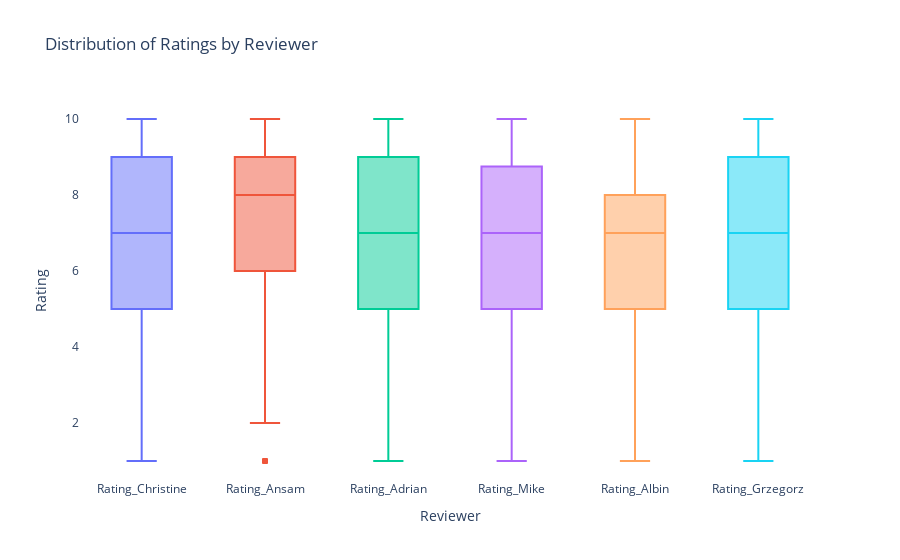

The code cell stored with this chart in its notebook:
### Code cell
fig = px.box(ratings_data, x='Reviewer', y='Rating', color='Reviewer', 
             title='Distribution of Ratings by Reviewer')

fig.update_layout(showlegend=False, paper_bgcolor='rgba(0,0,0,0)', plot_bgcolor='rgba(0,0,0,0)')
fig.show()

### Figure 1 — Plotly figure (JSON) as saved in the notebook; plotly's stock layout.template omitted (floating-point values rounded to 4 significant figures; data arrays with more than 128 entries replaced by an {"elided": "..."} marker saying what was removed)
{"data": [{"alignmentgroup": "True", "hovertemplate": "Reviewer=%{x}<br>Rating=%{y}<extra></extra>", "legendgroup": "Rating_Christine", "marker": {"color": "#636efa"}, "name": "Rating_Christine", "notched": false, "offsetgroup": "Rating_Christine", "orientation": "v", "showlegend": true, "type": "box", "x": {"elided": "215 str values"}, "x0": " ", "xaxis": "x", "y": {"elided": "215 int values"}, "y0": " ", "yaxis": "y"}, {"alignmentgroup": "True", "hovertemplate": "Reviewer=%{x}<br>Rating=%{y}<extra></extra>", "legendgroup": "Rating_Ansam", "marker": {"color": "#EF553B"}, "name": "Rating_Ansam", "notched": false, "offsetgroup": "Rating_Ansam", "orientation": "v", "showlegend": true, "type": "box", "x": {"elided": "215 str values"}, "x0": " ", "xaxis": "x", "y": {"elided": "215 int values"}, "y0": " ", "yaxis": "y"}, {"alignmentgroup": "True", "hovertemplate": "Reviewer=%{x}<br>Rating=%{y}<extra></extra>", "legendgroup": "Rating_Adrian", "marker": {"color": "#00cc96"}, "name": "Rating_Adrian", "notched": false, "offsetgroup": "Rating_Adrian", "orientation": "v", "showlegend": true, "type": "box", "x": {"elided": "215 str values"}, "x0": " ", "xaxis": "x", "y": {"elided": "215 int values"}, "y0": " ", "yaxis": "y"}, {"alignmentgroup": "True", "hovertemplate": "Reviewer=%{x}<br>Rating=%{y}<extra></extra>", "legendgroup": "Rating_Mike", "marker": {"color": "#ab63fa"}, "name": "Rating_Mike", "notched": false, "offsetgroup": "Rating_Mike", "orientation": "v", "showlegend": true, "type": "box", "x": {"elided": "215 str values"}, "x0": " ", "xaxis": "x", "y": {"elided": "215 int values"}, "y0": " ", "yaxis": "y"}, {"alignmentgroup": "True", "hovertemplate": "Reviewer=%{x}<br>Rating=%{y}<extra></extra>", "legendgroup": "Rating_Albin", "marker": {"color": "#FFA15A"}, "name": "Rating_Albin", "notched": false, "offsetgroup": "Rating_Albin", "orientation": "v", "showlegend": true, "type": "box", "x": {"elided": "215 str values"}, "x0": " ", "xaxis": "x", "y": {"elided": "215 int values"}, "y0": " ", "yaxis": "y"}, {"alignmentgroup": "True", "hovertemplate": "Reviewer=%{x}<br>Rating=%{y}<extra></extra>", "legendgroup": "Rating_Grzegorz", "marker": {"color": "#19d3f3"}, "name": "Rating_Grzegorz", "notched": false, "offsetgroup": "Rating_Grzegorz", "orientation": "v", "showlegend": true, "type": "box", "x": {"elided": "215 str values"}, "x0": " ", "xaxis": "x", "y": {"elided": "215 int values"}, "y0": " ", "yaxis": "y"}], "layout": {"boxmode": "overlay", "legend": {"title": {"text": "Reviewer"}, "tracegroupgap": 0}, "paper_bgcolor": "rgba(0,0,0,0)", "plot_bgcolor": "rgba(0,0,0,0)", "showlegend": false, "title": {"text": "Distribution of Ratings by Reviewer"}, "xaxis": {"anchor": "y", "categoryarray": ["Rating_Christine", "Rating_Ansam", "Rating_Adrian", "Rating_Mike", "Rating_Albin", "Rating_Grzegorz"], "categoryorder": "array", "domain": [0, 1], "title": {"text": "Reviewer"}}, "yaxis": {"anchor": "x", "domain": [0, 1], "title": {"text": "Rating"}}}}
